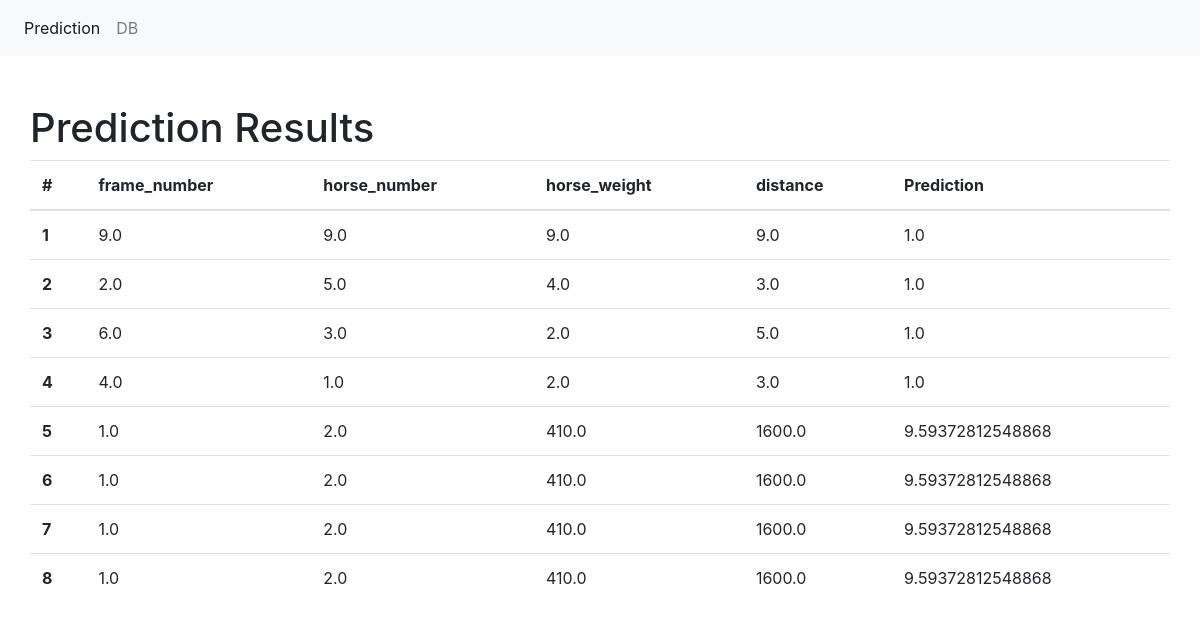
Before: /results/ with the older database file.
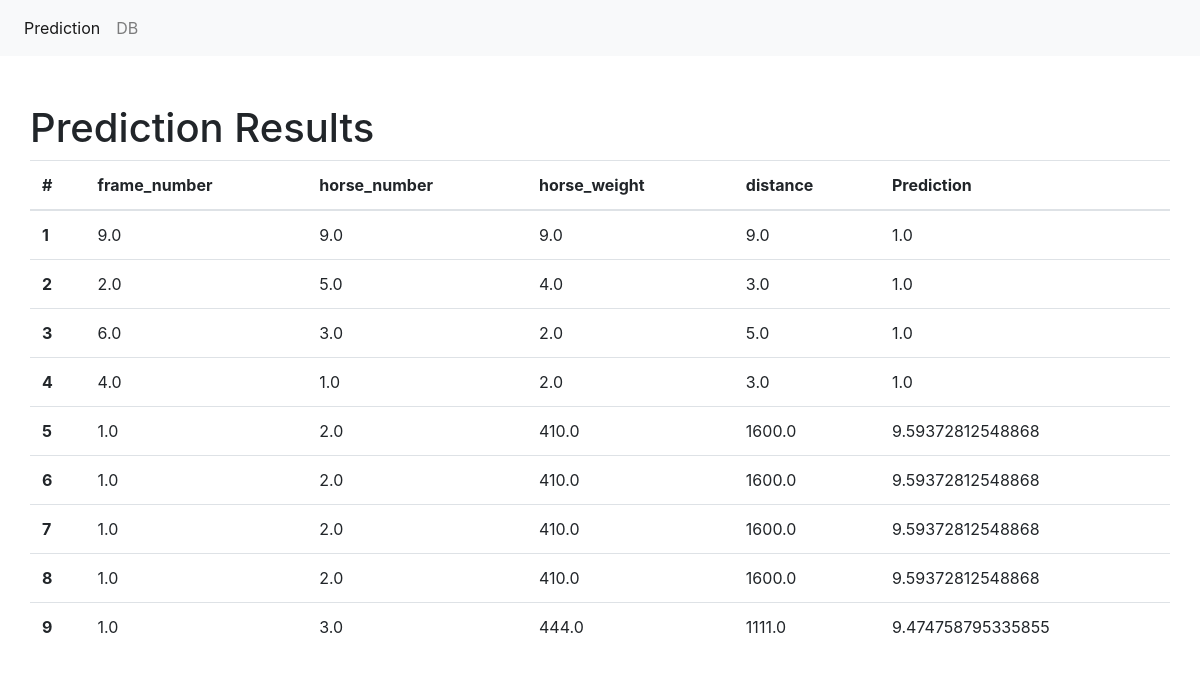
After: the same page with the newer database file.
### keiba/models.py (models this page shows, shortened)
class PredResults(models.Model):
    frame_number = models.FloatField()
    horse_number = models.FloatField()
    horse_weight = models.FloatField()
    distance = models.FloatField()
    rank = models.FloatField()

### keiba/views.py (the view)
# urls.py: path('results/', views.view_results, name='results'),
def view_results(request):
    data = {"dataset": PredResults.objects.all()}
    return render(request, "results.html", data)

### keiba/templates/results.html
{% extends "base.html" %}
{% block main %}
    <div class="container pt-5">
        <div class="row">
        <h1>Prediction Results</h1>
            <table class="table">
                <thead>
                <tr>
                <th scope="col">#</th>
                <th scope="col">frame_number</th>
                <th scope="col">horse_number</th>
                <th scope="col">horse_weight</th>
                <th scope="col">distance</th>
                <th scope="col">Prediction</th>
                </tr>
                </thead>
                <tbody>
                {% for data in dataset %}
                    <tr>
                    <th scope="row">{{ data.id }}</th>
                    <td>{{ data.frame_number }}</td>
                    <td>{{ data.horse_number }}</td>
                    <td>{{ data.horse_weight }}</td>
                    <td>{{ data.distance }}</td>
                    <td>{{ data.rank }}</td>
                    </tr>
                {% endfor %}
                </tbody>
            </table>
        </div>
    </div>
{% endblock %}

### keiba/templates/base.html (shortened to what this page needs)
<!doctype html>
<html lang="en">
    <head>
    <link rel="stylesheet" href="https://stackpath.bootstrapcdn.com/bootstrap/4.4.1/css/bootstrap.min.css">
    </head>
    <body>
    <nav class="navbar navbar-expand-lg navbar-light bg-light">
        <div class="collapse navbar-collapse" id="navbarSupportedContent">
            <ul class="navbar-nav mr-auto">
                <li class="nav-item active">
                    <a class="nav-link" href="/">Prediction <span class="sr-only">(current)</span></a>
                </li>
                <li class="nav-item">
                    <a class="nav-link" href="/results">DB</a>
                </li>
            </ul>
        </div>
    </nav>
    {% block main %}
    {% endblock %}
    </body>
</html>

Changed rows visible on the page:
added PredResults: id "9", frame_number "1.0", horse_number "3.0", horse_weight "444.0", distance "1111.0", rank "9.474758795335855"
